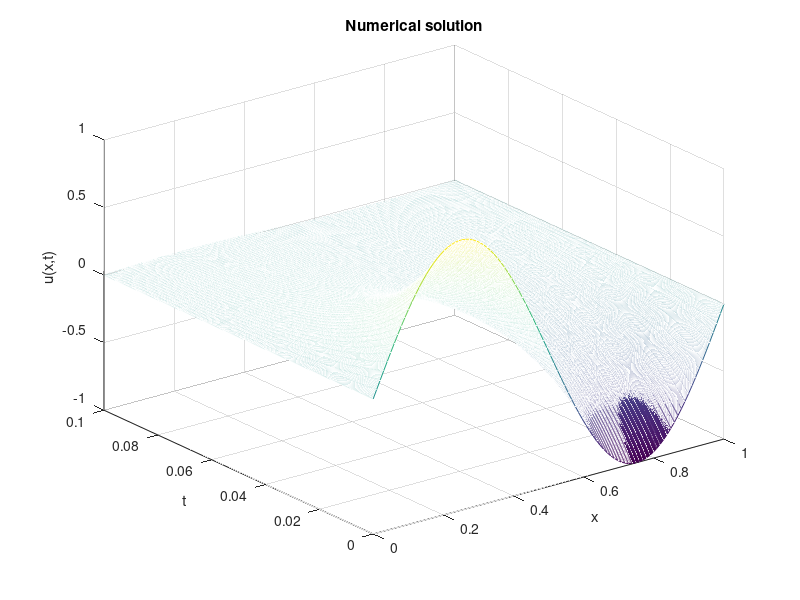
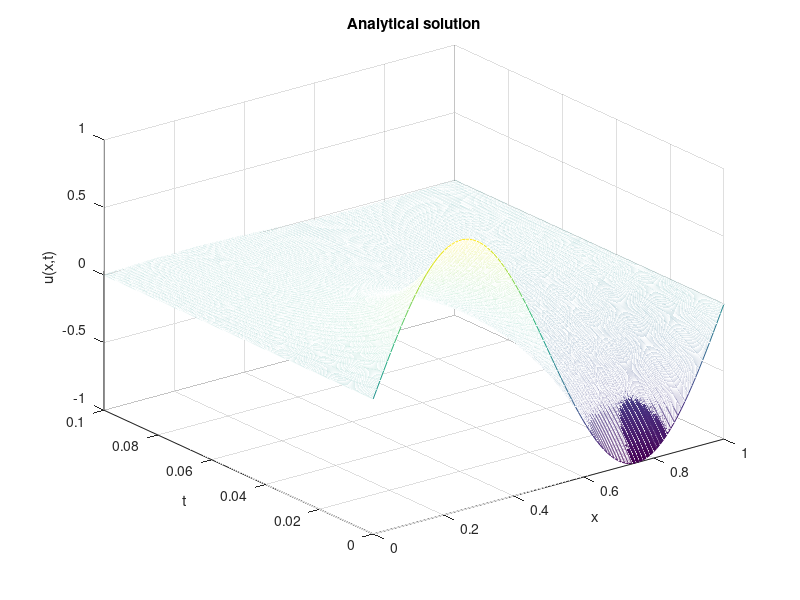

Write the MATLAB code that produced these figures, in order.
%Численный метод решения задачи тепопроводности.
%Дифференциальное уравнение: u_t = u_xx
%Граничные условия: u(0,t) = u(1,t) = 0
%Начальное условие: u(x,0) = sin(2*pi*x)
%Решение: u(x,t) = sin(2*pi*x)*exp(-4*pi^2*t)   

%Параметры сетки
a = 0; b = 1; %Границы отрезка
N = 100; %Число узлов
h = (b-a)/N; %Шаг сетки

%Константы
lambda = 0.5; %Число Куранта

%Параметры времени
T = 0.1; %Время расчета
tau = lambda*h^2; %Шаг по времени
M = round(T/tau); %Число шагов по времени

%Инициализация массивов
u = zeros(N,M);
x = linspace(a,b,N);
t = linspace(0,T,M);

%Начальное условие
u(:,1) = sin(2*pi*x);

%Граничные условия
u(1,:) = 0;
u(N,:) = 0;

%Решение
%Цикл по времени
for n = 1:M-1
    %Разностная схема, используя матричные операции
    u(2:N-1,n+1) = u(2:N-1,n) + tau/h^2*(u(3:N,n)-2*u(2:N-1,n)+u(1:N-2,n));
end

%График решения
mesh(x,t,u');
xlabel('x');
ylabel('t');
zlabel('u(x,t)');
title('Numerical solution');

%Аналитическое решение
u_an = sin(2*pi*x)'*exp(-4*pi^2*t);

%График аналитического решения
figure;
mesh(x,t,u_an');
xlabel('x');
ylabel('t');
zlabel('u(x,t)');
title('Analytical solution');

%Вывод ошибки
disp('Error:');
disp(max(max(abs(u_an-u))));

% %Построение анимации и сохранение в виде GIF-файла 60 fps
% figure;
% for n = 1:M
%     plot(x,u(:,n));
%     axis([a b -1 1]);
%     xlabel('x');
%     ylabel('u(x,t)');
%     title(['Numerical solution, t = ',num2str(t(n))]);
%     drawnow;
%     frame = getframe(1);
%     im = frame2im(frame);
%     [imind,cm] = rgb2ind(im,256);
%     if n == 1
%         imwrite(imind,cm,'animation.gif','gif','Loopcount',inf, 'DelayTime',1/60);
%     else
%         imwrite(imind,cm,'animation.gif','gif','WriteMode','append', 'DelayTime',1/60);
%     end
% end
